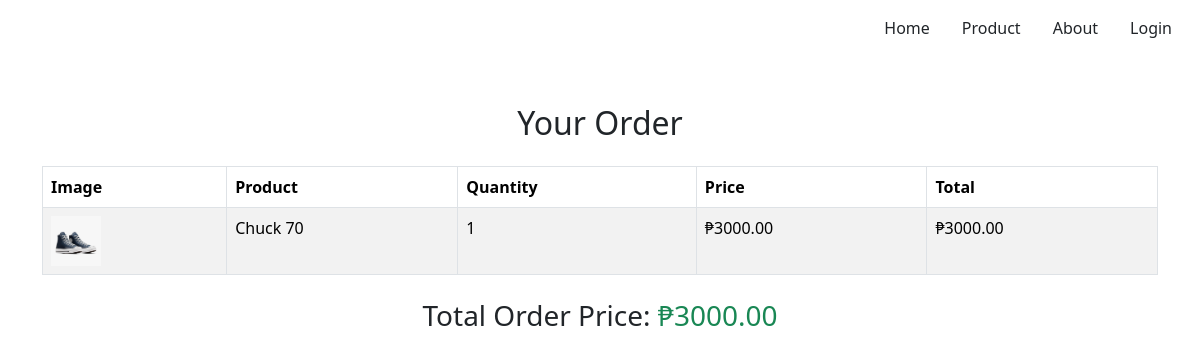
Page /order_details/4/ on the committed database.
### app/models.py (models this page shows, shortened)
class OrderItem(models.Model):
    order = models.ForeignKey("Order", on_delete=models.CASCADE)
    product = models.ForeignKey("Product", on_delete=models.CASCADE)
    quantity = models.PositiveIntegerField()

class Product(models.Model):
    name = models.CharField(max_length=255)
    description = models.TextField()
    price = models.DecimalField(max_digits=10, decimal_places=2)
    image = models.ImageField(upload_to="product_images/", null=True, blank=True)
    stock_quantity = models.IntegerField()
    category = models.CharField(max_length=100, blank=True)

### app/views.py (the view)
# urls.py: path('order_details/<int:pk>/', OrderDetailsView.as_view(), name='order_details')
class OrderDetailsView(DetailView):
    model = Order
    template_name = 'app/order_details.html'
    context_object_name = 'order'
    def get_object(self):
        order_id = self.kwargs.get('pk')  # Corrected from 'order_id' to 'pk'
        return get_object_or_404(Order, pk=order_id)  # Using pk here instead of id
    def get_context_data(self, **kwargs):
        context = super().get_context_data(**kwargs)
        order = context['order']
        order_items = OrderItem.objects.filter(order=order)
        item_totals = [
            {
                'item': item,
                'total_price': item.product.price * item.quantity,
            }
            for item in order_items
        ]
        total_order_price = sum(item['total_price'] for item in item_totals)
        context['item_totals'] = item_totals
        context['total_order_price'] = total_order_price
        return context

### app/templates/app/order_details.html
{% extends 'app/base.html' %}
{% block content %}
<div class="container mt-5">
    <h2 class="text-center mb-4">Your Order</h2>
    <table class="table table-bordered table-striped">
        <thead class="thead-dark">
            <tr>
                <th>Image</th>
                <th>Product</th>
                <th>Quantity</th>
                <th>Price</th>
                <th>Total</th>
            </tr>
        </thead>
        <tbody>
            {% for item_total in item_totals %}
            <tr>
                <td><img src="{{ item_total.item.product.image.url }}" alt="{{ item_total.item.product.name }}" width="50" height="50"></td>
                <td>{{ item_total.item.product.name }}</td>
                <td>{{ item_total.item.quantity }}</td>
                <td>₱{{ item_total.item.product.price|floatformat:2 }}</td>
                <td>₱{{ item_total.total_price|floatformat:2 }}</td>
            </tr>
            {% endfor %}
        </tbody>
    </table>
    <div class="text-center mt-4">
        <h3>Total Order Price: <span class="text-success" id="totalCartPrice">₱{{ total_order_price|floatformat:2 }}</span></h3>
    </div>
</div>
{% endblock %}

### rows in the picture
OrderItem: item.product.image (picture), item.product.name "Chuck 70", item.quantity "1", item.product.price "3000.00", total_price "3000.00"

### other values in the picture
{{ total_order_price|floatformat:2 }} "3000.00"
